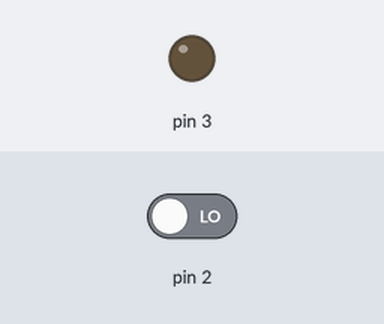
This sketch was run on a simulated Arduino Uno, built with avr-gcc and run on an emulated ATmega328P. On the bench: output pins drawn as LEDs (lit = HIGH). Dashed ring = blinking. The inputs (shaded band) are chosen by the test bench; at power-on: pin 2 LOW.

Above: at 1.2 s.
1.3 s: pin 2 driven HIGH
At 4.2 s:
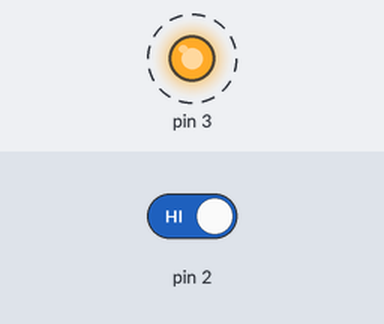
4.3 s: pin 2 driven LOW
At 4.9 s:
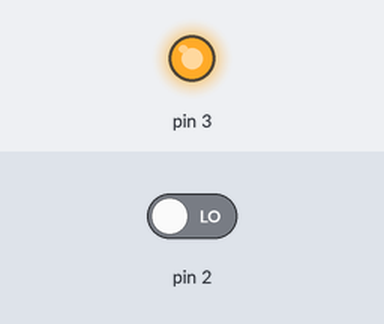
Timing chart, 0 to 7.3 s (numbered marks = the images above; inputs shaded):
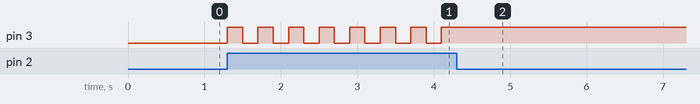

Measured:
- after the input at 1.3 s, pin 3: alternates HIGH for 0.20 s and LOW for 0.20 s, starting at once
- after the input at 4.3 s, pin 3: stops changing and stays HIGH

The sketch:

inverterled1.ino
```cpp
// C++ code
void setup()
{
  pinMode(2, INPUT);
  pinMode(3, OUTPUT);
}

void loop()
{
  if(digitalRead(2) == HIGH){
    if(digitalRead(3) == LOW){
      digitalWrite(3, HIGH);
  }else{
    digitalWrite(3, LOW);
  }
 delay(200);
  }
}
```
